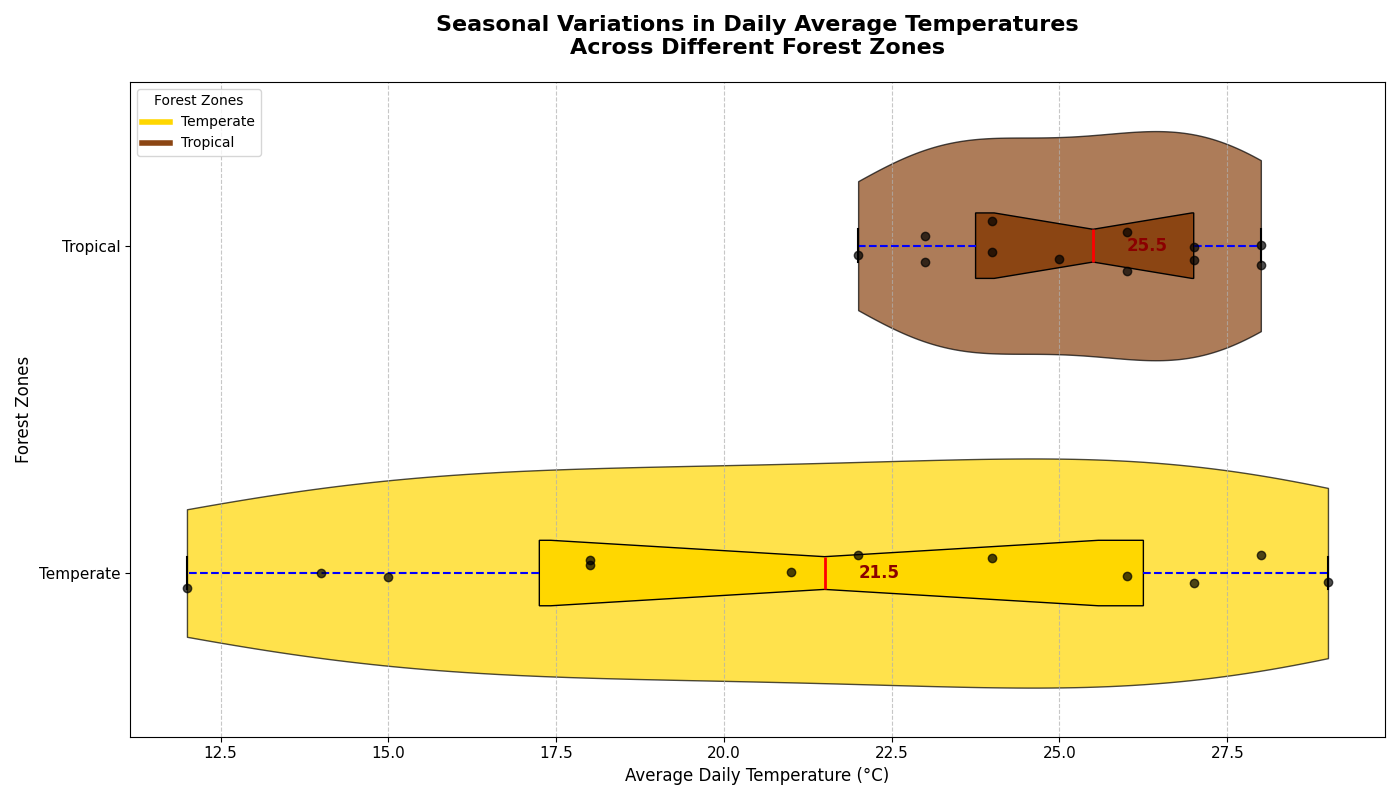

Python code for this plot:
import matplotlib.pyplot as plt
import numpy as np

temperate_temperatures = [12, 15, 18, 21, 24, 27, 29, 28, 26, 22, 18, 14]
tropical_temperatures = [22, 23, 24, 25, 26, 27, 28, 28, 27, 26, 24, 23]
data = [temperate_temperatures, tropical_temperatures]

forest_zones = ['Temperate', 'Tropical']

fig, ax = plt.subplots(figsize=(14, 8))

vparts = ax.violinplot(data, vert=False, showmeans=False, showmedians=False, showextrema=False, widths=0.7)

# Shuffled colors for 'Temperate' and 'Tropical'
shuffled_colors = ['#FFD700', '#8B4513']

for i, pc in enumerate(vparts['bodies']):
    pc.set_facecolor(shuffled_colors[i])
    pc.set_edgecolor('black')
    pc.set_alpha(0.7)

box = ax.boxplot(data, patch_artist=True, notch=True, vert=False, widths=0.2, labels=forest_zones, showfliers=False)

for patch, color in zip(box['boxes'], shuffled_colors):
    patch.set_facecolor(color)
plt.setp(box['medians'], color='red', linewidth=2)
plt.setp(box['whiskers'], color='blue', linewidth=1.5, linestyle='--')
plt.setp(box['caps'], color='black', linewidth=1.5)

for i, temp_data in enumerate(data):
    y = np.random.normal(i + 1, 0.04, size=len(temp_data))
    ax.scatter(temp_data, y, alpha=0.7, color='black', zorder=5)

for i, forest_data in enumerate(data):
    median_val = np.median(forest_data)
    ax.text(median_val + 0.5, i + 1, f'{median_val:.1f}', verticalalignment='center', fontsize=12, color='darkred', weight='bold')

ax.set_title('Seasonal Variations in Daily Average Temperatures\nAcross Different Forest Zones', fontsize=16, weight='bold', pad=20)
ax.set_xlabel('Average Daily Temperature (°C)', fontsize=12)
ax.set_ylabel('Forest Zones', fontsize=12)

ax.xaxis.grid(True, linestyle='--', alpha=0.7)
plt.xticks(fontsize=11)
plt.yticks(rotation=0, fontsize=11)

handles = [plt.Line2D([0], [0], color=color, lw=4, label=zone) for color, zone in zip(shuffled_colors, forest_zones)]
ax.legend(handles=handles, title='Forest Zones', loc='upper left')

plt.tight_layout()
plt.show()
